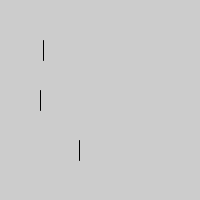
Frame 1 (no input)
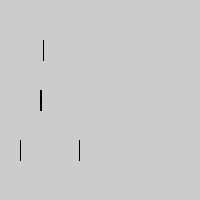
Frame 60 (the mouse pressed at the canvas centre just before this capture)
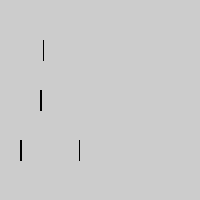
Frame 120 (the mouse held since frame 60 and released just before this capture)

The Processing sketch that drew these frames (run headless with seeded random() and noise(); from frame 60 on, the mouse is pressed at the canvas centre):

// Processing sketch: ReadingAssignment03Ch23Ex3CarolineYau
// ── ReadingAssignment03Ch23Ex3CarolineYau.pde
void setup(){
  size(200, 200);
}

void draw(){
  int s = second();
  int m = minute();
  int h = hour();
  line(20+h, 40, 20+h, 60);
  line(20+m, 90, 20+m, 110);
  line(20+s, 140, 20+s, 160);
}
